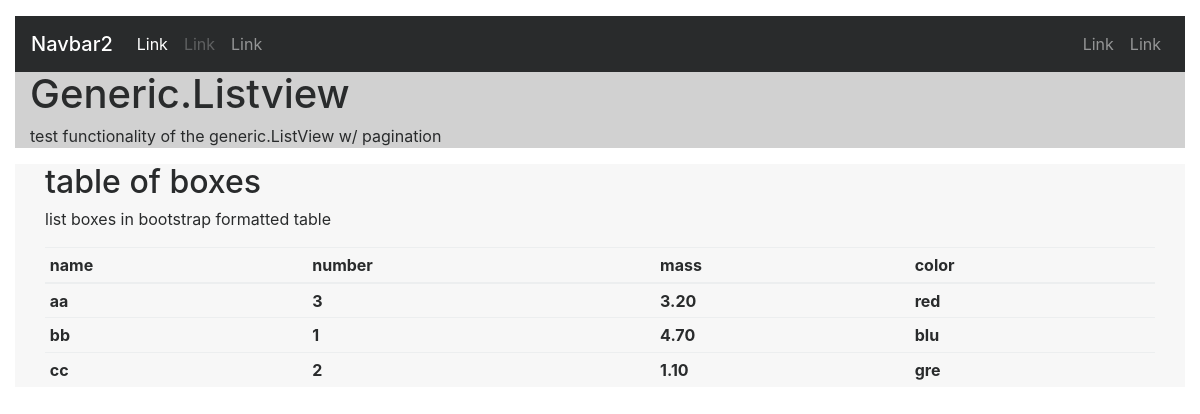
The app's page /st/listview0/ (signed in), older data.
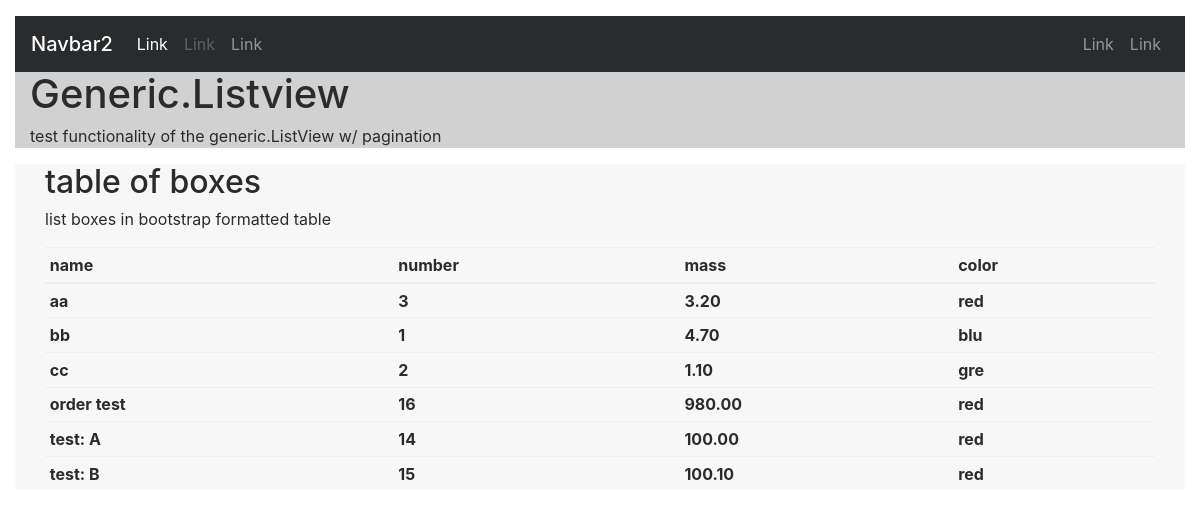
The same page, newer data.
### st_0/models.py (models this page shows, shortened)
class box(models.Model):
    box_name = models.CharField(max_length = 10)
    colors = (('red','red'),
              ('blu','blue'),
              ('gre','green'),
              ('yel','yellow')
    )
    box_color = models.CharField(max_length=3,choices=colors,default='red')
    mass = models.DecimalField(max_digits=5,decimal_places=2)

### st_0/views.py (the view)
# urls.py: url(r'^listview(?P<pke>\d+)/$',views.boxListView.as_view(),name='list_view'),
@method_decorator(login_required,name='dispatch')
class boxListView(generic.ListView):
    model = box
    template_name = 'box_list_view.html'
    context_object_name = 'box'
    paginate_by=20
    def get_queryset(self):
        new_context = box.objects.all().order_by('box_name')
        return new_context

### st_0/templates/box_list_view.html (shortened to what this page needs)
{% extends 'debug_base.html' %}
{% block title %}
    Generic.Listview
{% endblock %}
{% block subtitle %}
    test functionality of the generic.ListView w/ pagination
{% endblock %}
{% block content%}
    <div class="container-fluid">
    {% if box  %}
    <h2>table of boxes</h2>
    <p>list boxes in bootstrap formatted table</p>
    <table class="table table-sm">
    <thead>
        <tr>
            <th>name</th>
            <th>number</th>
            <th>mass</th>
            <th>color</th>
        </tr>
    </thead>
    <tbody>
    {% for b in box  %}
        <tr>
            <th>{{b.box_name}}</th>
            <th>{{b.pk}}</th>
            <th>{{b.mass}}</th>
            <th>{{b.box_color}}</th>
        </tr>
    {% endfor %}
    </tbody>
    </table>
    {% endif %}
    </div>
{% endblock %}

### templates/bases/debug_base.html (shortened to what this page needs)
<!DOCTYPE html>
<html>
<head>
	{% load static %}
	<link rel="stylesheet" href="{% static 'dist-bootstrap-4.0.0/css/bootstrap.min.css' %}">
</head>
<body>
  <div class="container-fluid">
  <nav class="navbar navbar-toggleable-xl navbar-inverse bg-inverse">
    <h1 class="navbar-brand mb-0" >Navbar2</h1>
    <div class="navbar-collapse collapse">
      <ul class="navbar-nav">
        <li class="nav-item active">
          <a class="nav-link" href="#">Link</a>
        </li>
        <li class="nav-item">
          <a class="nav-link disabled" href="#">Link</a>
        </li>
        <li class="nav-item">
          <a class="nav-link" href="#">Link</a>
        </li>
      </ul>
      <ul class="navbar-nav ml-auto">
        <li class="nav-item">
          <a class="nav-link" href="#">Link</a>
        </li>
        <li class="nav-item">
          <a class="nav-link" href="#">Link</a>
        </li>
      </ul>
    </div>
  </nav>
  <div class="page-header" style="background-color: #d1d1d1;">
    <div class="col-sm-12">
    <h1>
      {% block title %}
      {% endblock %}
    </h1>
    <p>
      {% block subtitle %}
      {% endblock %}
    </p>
    </div>
  </div>
  <div class="bg-faded">
    <div class="col-sm-12">
      {% block content %}
      {% endblock %}
    </div>
  </div>
</body>
</html>

### templates/bases/debug_base.html (style rules this page uses)
body { padding-top: 1em; }

Row changes from the older to the newer data that the page shows:
added box: box_name "order test", pk "16", mass "980.00", box_color "red"
added box: box_name "test: A", pk "14", mass "100.00", box_color "red"
added box: box_name "test: B", pk "15", mass "100.10", box_color "red"
